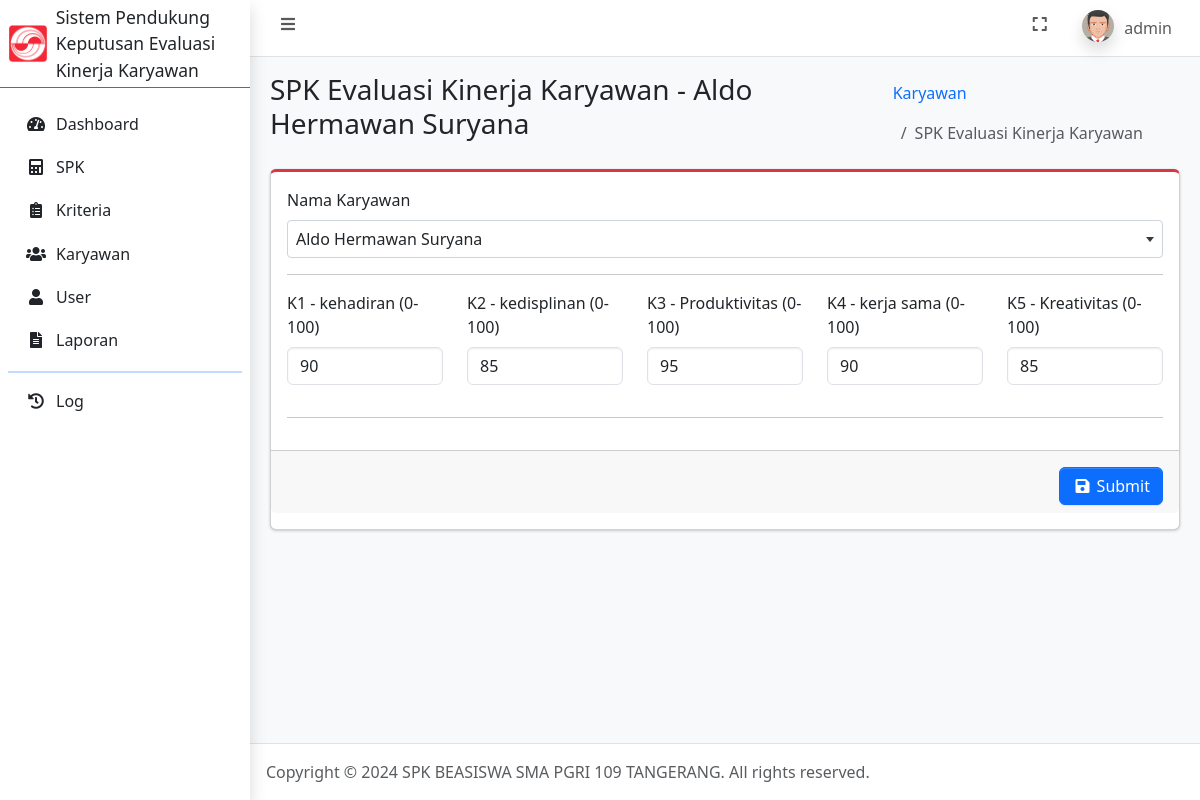
The app's page /ubah_spk.php?id_hasil=5 (signed in) with its own data.
### tables this page shows
CREATE TABLE `user` (
  `id_user` int(11) NOT NULL,
  `username` varchar(100) NOT NULL,
  `password` varchar(255) NOT NULL,
  `jabatan` enum('admin','petugas') NOT NULL,
  `nama` varchar(100) NOT NULL,
  `foto` text NOT NULL,
  `dibuat_pada` timestamp NOT NULL DEFAULT current_timestamp()
);

CREATE TABLE `hasil_fucom` (
  `id_hasil` int(11) NOT NULL,
  `id_karyawan` int(11) NOT NULL,
  `nilai_akhir` float NOT NULL,
  `dibuat_pada` datetime NOT NULL DEFAULT current_timestamp()
);

CREATE TABLE `karyawan` (
  `id_karyawan` int(11) NOT NULL,
  `nik` varchar(20) NOT NULL,
  `nama_karyawan` varchar(100) NOT NULL,
  `tanggal_lahir` date NOT NULL,
  `jenis_kelamin` enum('laki-laki','perempuan') NOT NULL,
  `no_hp` varchar(20) NOT NULL,
  `alamat` text NOT NULL,
  `foto` text NOT NULL,
  `dibuat_pada` datetime NOT NULL DEFAULT current_timestamp()
);

CREATE TABLE `kriteria` (
  `id_kriteria` int(11) NOT NULL,
  `kriteria_ke` int(11) NOT NULL,
  `peringkat_kepentingan` int(11) NOT NULL,
  `nama_kriteria` varchar(100) NOT NULL,
  `bobot` float NOT NULL,
  `bobot_normalisasi` float DEFAULT NULL,
  `dibuat_pada` datetime NOT NULL DEFAULT current_timestamp()
);

CREATE TABLE `penilaian` (
  `id_penilaian` int(11) NOT NULL,
  `id_kriteria` int(11) NOT NULL,
  `nilai` float NOT NULL,
  `id_hasil` int(11) NOT NULL
);

### connection.php (called while the page is built, shortened)
<?php
	$host = 'localhost';
	$user = 'root';
	$pass = '';
	$database = 'spk_evaluasi_kinerja_karyawan';
	$conn = mysqli_connect($host, $user, $pass, $database);
    if (isset($_SESSION['id_user'])) {
    	$id_user = $_SESSION['id_user'];
		$dataUser = mysqli_fetch_assoc(mysqli_query($conn, "SELECT * FROM user WHERE id_user = $id_user"));
	}
?>

### ubah_spk.php (the view, shortened to what this page needs)
<?php
    require_once 'connection.php';
    $kriteria = mysqli_query($conn, "SELECT * FROM kriteria ORDER BY peringkat_kepentingan ASC");
    $bobot_awal = [];
    $sigma_w = 0;
    foreach ($kriteria as $index => $dk) {
        if ($index == 0) {
            $bobot_awal[$index] = $dk['bobot'];
            $sigma_w += round($bobot_awal[$index], 4);
        } else {
            $bobot_awal[$index] = $bobot_awal[$index - 1] / $dk['bobot'];
            $sigma_w += round($bobot_awal[$index], 4);
        }
    }
    $bobot_awal = [];
    foreach ($kriteria as $index => $dk) {
        if ($index == 0) {
            $bobot_awal[$index] = $dk['bobot'];
            $final_bobot = round(round($bobot_awal[$index], 4) / $sigma_w, 4);
            $id_kriteria = $dk['id_kriteria'];
            mysqli_query($conn, "UPDATE kriteria SET bobot_normalisasi = '$final_bobot' WHERE id_kriteria = '$id_kriteria'");
        } else {
            $bobot_awal[$index] = $bobot_awal[$index - 1] / $dk['bobot'];
            $final_bobot = round(round($bobot_awal[$index], 4) / $sigma_w, 4);
            $id_kriteria = $dk['id_kriteria'];
            mysqli_query($conn, "UPDATE kriteria SET bobot_normalisasi = '$final_bobot' WHERE id_kriteria = '$id_kriteria'");
        }
    }
    $id_hasil = $_GET['id_hasil'];
    $data_hasil = mysqli_fetch_assoc(mysqli_query($conn, "SELECT * FROM hasil_fucom INNER JOIN karyawan ON hasil_fucom.id_karyawan = karyawan.id_karyawan WHERE hasil_fucom.id_hasil = '$id_hasil'"));
    $kriteria_ke = mysqli_query($conn, "SELECT * FROM kriteria ORDER BY kriteria_ke ASC");
?>
<!DOCTYPE html>
<html lang="en">
<head>
    <?php include_once 'include/head.php'; ?>
</head>
<body class="layout-fixed sidebar-expand-lg bg-body-tertiary">
    <div class="app-wrapper">
        <?php include_once 'include/navbar.php'; ?>
        <?php include_once 'include/sidebar.php'; ?>
        <main class="app-main">
            <div class="app-content-header">
                <div class="container-fluid">
                    <div class="row">
                        <div class="col-sm-8">
                            <h3 class="mb-0">SPK Evaluasi Kinerja Karyawan  - <?= $data_hasil['nama_karyawan']; ?></h3>
                        </div>
                        <div class="col-sm-4">
                            <ol class="breadcrumb float-sm-end">
                                <li class="breadcrumb-item"><a href="karyawan.php">Karyawan</a></li>
                                <li class="breadcrumb-item active" aria-current="page">
                                    SPK Evaluasi Kinerja Karyawan
                                </li>
                            </ol>
                        </div>
                    </div>
                </div>
            </div>
            <div class="app-content">
                <div class="container-fluid">
                    <div class="row">
                        <div class="col-12">
                            <div class="card card-danger card-outline mb-4">
                                <form method="post">
                                    <div class="card-body">
                                        <div class="mb-3">
                                            <label for="id_karyawan" class="form-label">Nama Karyawan</label>
                                        </div>
                                        <hr>
                                        <div class="row">
                                            <?php foreach ($kriteria_ke as $dk): ?>
                                                <div class="mb-3 col">
                                                    <label for="nilai_<?= $dk['id_kriteria']; ?>" class="form-label">
                                                        K<?= $dk['kriteria_ke']; ?> - <?= htmlspecialchars($dk['nama_kriteria']); ?> (0-100)
                                                    </label>
                                                    <?php
                                                        $id_kriteria = $dk['id_kriteria'];
                                                        $penilaian = mysqli_fetch_assoc(mysqli_query($conn, "SELECT * FROM penilaian WHERE id_hasil = '$id_hasil' AND id_kriteria = '$id_kriteria'"));
                                                    ?>
                                                    <input type="number" step="0.01" id="nilai_<?= $dk['id_kriteria']; ?>" class="form-control" name="penilaian[<?= $dk['id_kriteria']; ?>][nilai]" min="0" max="100" value="<?= $penilaian['nilai']; ?>" required>
                                                </div>
                                            <?php endforeach; ?>
                                        </div>
                                        <hr>
                                    </div>
                                    <div class="card-footer pt-3 text-end">
                                        <button type="submit" name="btnUbahSpkEvaluasiKinerjaKaryawan" class="btn btn-primary">
                                            <i class="fas fa-fw fa-save"></i> Submit
                                        </button>
                                    </div>
                                </form>
                            </div>
                        </div>
                    </div>
                </div>
            </div>
        </main>
        <?php include_once 'include/footer.php'; ?>
    </div>
</body>
</html>

### include/navbar.php (shortened to what this page needs)
<nav class="app-header navbar navbar-expand bg-body">
    <div class="container-fluid">
        <ul class="navbar-nav">
            <li class="nav-item"> <a class="nav-link" data-lte-toggle="sidebar" href="#" role="button"> <i class="fas fa-fw fa-bars"></i> </a> </li>
        </ul>
        <ul class="navbar-nav ms-auto">
            <li class="nav-item"> <a class="nav-link" href="#" data-lte-toggle="fullscreen"> <i data-lte-icon="maximize" class="fas fa-fw fa-expand"></i> </a> </li>
            <li class="nav-item dropdown user-menu">
                <a href="#" class="nav-link dropdown-toggle" data-bs-toggle="dropdown" aria-expanded="false">
                    <img src="assets/img/profiles/<?= $dataUser['foto']; ?>" class="user-image rounded-circle shadow" alt="User Image">
                    <span class="d-none d-md-inline"><?= $dataUser['username']; ?></span>
                </a>
            </li>
        </ul>
    </div>
</nav>

### records on screen
user: foto (placeholder picture), username "admin"
hasil_fucom: id_karyawan.nama_karyawan "Aldo Hermawan Suryana"
kriteria: kriteria_ke "1", nama_kriteria "kehadiran", nilai "90"
kriteria: kriteria_ke "2", nama_kriteria "kedisplinan", nilai "85"
kriteria: kriteria_ke "3", nama_kriteria "Produktivitas", nilai "95"
kriteria: kriteria_ke "4", nama_kriteria "kerja sama", nilai "90"
kriteria: kriteria_ke "5", nama_kriteria "Kreativitas", nilai "85"
